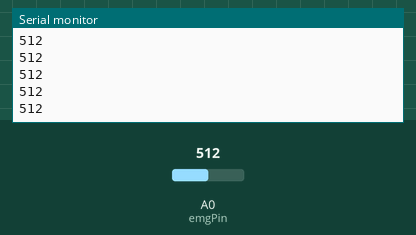
This sketch was run on a simulated Arduino Uno, built with avr-gcc and run on an emulated ATmega328P. Shown: the last lines printed to the serial monitor. Inputs (shaded band) come from the test bench; at power-on: A0 (emgPin) = 512.

Above: at 1.2 s.
1.3 s: A0 (emgPin) set to 716
At 2.2 s:
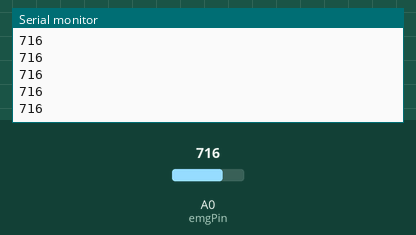
2.8 s: A0 (emgPin) set to 900
At 3.8 s:
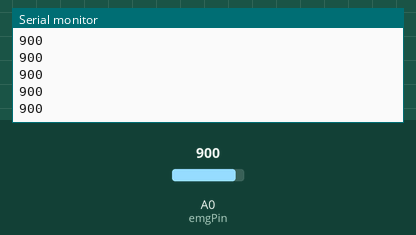
Timing chart, 0 to 5.8 s (numbered marks = the images above; inputs shaded):
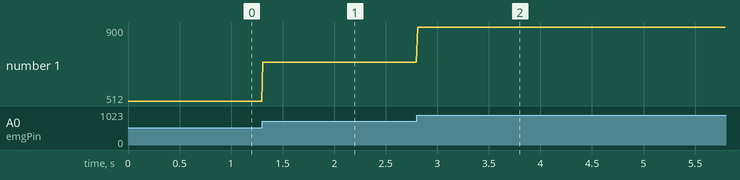

The sketch:

sketch_jul19a.ino
```cpp
#include <Arduino.h>

const int emgPin = A0;  // Analog pin connected to the EMG sensor

void setup() {
  Serial.begin(9600);  // Set the baud rate to match the Python program
}

void loop() {
  int sensorValue = analogRead(emgPin);  // Read the sensor value
  Serial.println(sensorValue);  // Send the sensor value over the serial port
  delay(10);  // Adjust the delay as per your requirements
}
```

Measured:
- after the input at 1.3 s, the serial monitor: prints a new line at once (image 1)
- after the input at 2.8 s, the serial monitor: prints a new line at once (image 2)
- plotted number 1: 512 → 716 after the input at 1.3 s, 716 → 900 after the input at 2.8 s
